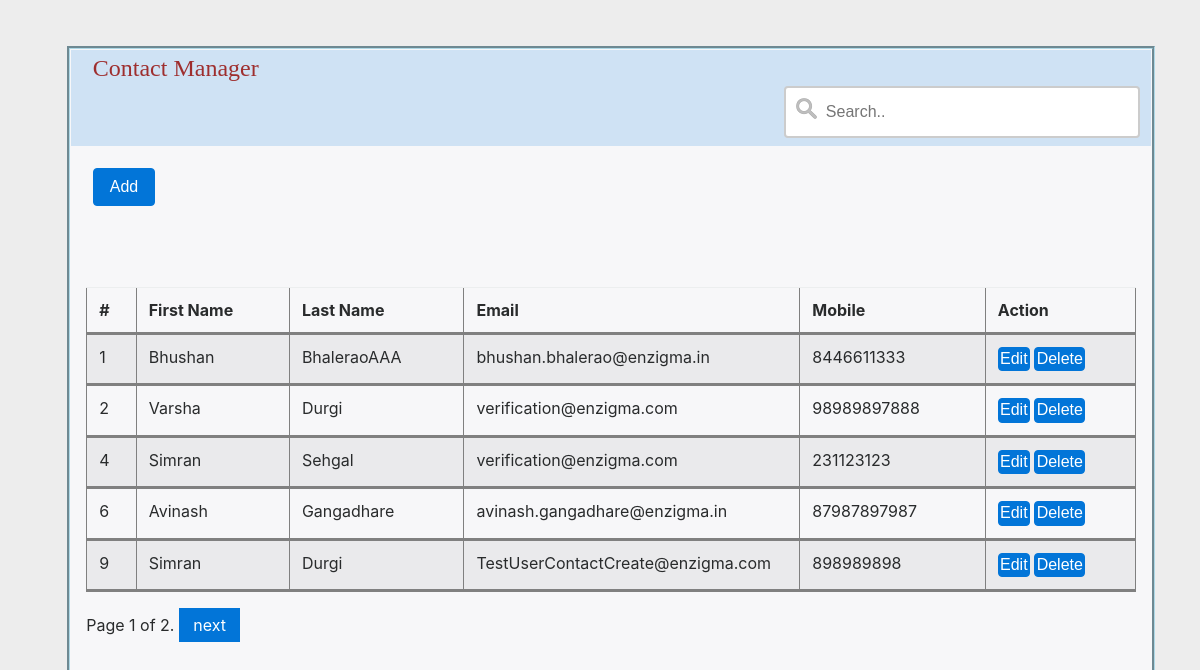
Page /contact/ on the committed database.
### ContactManagerApp/models.py (models this page shows, shortened)
class Contact(models.Model):
    FirstName = models.CharField( max_length=50, null=True)
    LastName = models.CharField( max_length=50)
    Email =  models.EmailField(max_length=50)
    MobileNo = models.DecimalField(max_digits=12, decimal_places=0)

### ContactManagerApp/views.py (the view)
def ContactList(request):
    PageSize = 5;
    if(request.GET.get('textToSearch') != None):
      queryResult = modelContact.objects.filter(Q(LastName__contains = request.GET.get('textToSearch'))|Q(FirstName__contains = request.GET.get('textToSearch')))
    else:
      queryResult = modelContact.objects.all()
    paginator = Paginator(queryResult, PageSize)
    page = request.GET.get('page')
    try:
      ContactList = paginator.page(page)
    except PageNotAnInteger:
      ContactList = paginator.page(1)
    except EmptyPage:
      ContactList = paginator.page(paginator.num_pages)
    return render(request, 'ContactManagerApp/index.html', {'ContactList':ContactList})

### ContactManagerApp/templates/ContactManagerApp/index.html (shortened to what this page needs)
{% extends 'ContactManagerApp/layout.html' %}
{% block content %}
<form>
  <div class="container">
    <div class="section-1">
      <div class="tableHeadingParent">
        <div class="tableHeading">Contact Manager</div>
        <div class="divInputSearchBox"><input type="text" name="search" placeholder="Search.." class="inputSearchBox" onkeyup="searchContact(event,this)"></div>
      </div>
      <div class="section-2">
        <button class="btn btn-primary AddButton" type="submit" formaction="/contact/insert_contact/{{Item.pk}}" formmethod="get">Add</button>
      </div>
      <div class="container">
        <table class="table table-striped" border="1">
          <thead>
          <tr>
            <th>#</th>
            <th>First Name</th>
            <th>Last Name</th>
            <th>Email</th>
            <th>Mobile</th>
            <th>Action</th>
          </tr>
          </thead>
          <tbody>
            {% for Item in ContactList %}
            <tr>
              <td>{{Item.pk}}</td>
              <td>{{Item.FirstName}}</td>
              <td>{{Item.LastName}}</td>
              <td>{{Item.Email}}</td>
              <td>{{Item.MobileNo}}</td>
              <td><button class="btn btn-primary EditDeleteButton" type="submit" formaction="/contact/modify_contact/{{Item.pk}}" formmethod="get">Edit</button>
                  <button class="btn btn-primary EditDeleteButton" type="submit" formaction="/contact/delete_contact/{{Item.pk}}" formmethod="get" onclick="deleteContact(event,this)">Delete</button></td>
            </tr>
            {% endfor %}
          </tbody>
        </table>
        <div class="pagination">
          <span class="step-links">
              <span class="current">
                  Page {{ ContactList.number }} of {{ ContactList.paginator.num_pages }}.
              </span>
              {% if ContactList.has_next %}
                  <a href="?page={{ ContactList.next_page_number }}">next</a>
              {% endif %}
          </span>
      </div>
      </div>
    </div>
  </div>
</form>
{% endblock %}

### ContactManagerApp/templates/ContactManagerApp/layout.html (shortened to what this page needs)
﻿<!DOCTYPE html>
<html lang="en" xmlns="http://www.w3.org/1999/xhtml">
<head>
    {% load staticfiles %}
    <link rel="stylesheet" type="text/css" href="{% static 'ContactManagerApp/vendor_css/bootstrap.min.css' %}" />
    <link rel="stylesheet" type="text/css" href="{% static 'ContactManagerApp/vendor_css/contact.css' %}" />
</head>
<body>
    {% block content %}
    {% endblock %}
</body>
</html>

### rows in the picture
Contact: pk "1", FirstName "Bhushan", LastName "BhaleraoAAA", Email "bhushan.bhalerao@enzigma.in", MobileNo "8446611333"
Contact: pk "2", FirstName "Varsha", LastName "Durgi", Email "verification@enzigma.com", MobileNo "98989897888"
Contact: pk "4", FirstName "Simran", LastName "Sehgal", Email "verification@enzigma.com", MobileNo "231123123"
Contact: pk "6", FirstName "Avinash", LastName "Gangadhare", Email "avinash.gangadhare@enzigma.in", MobileNo "87987897987"
Contact: pk "9", FirstName "Simran", LastName "Durgi", Email "TestUserContactCreate@enzigma.com", MobileNo "898989898"

### other values in the picture
{{ ContactList.number }} "1"
{{ ContactList.paginator.num_pages }} "2"
